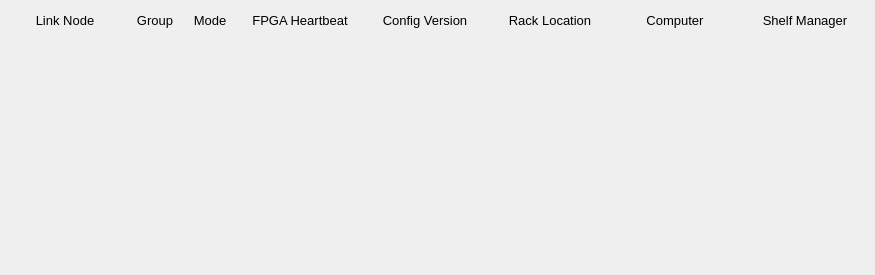
<?xml version="1.0" encoding="UTF-8"?>
<ui version="4.0">
 <class>Form</class>
 <widget class="QWidget" name="Form">
  <property name="geometry">
   <rect>
    <x>0</x>
    <y>0</y>
    <width>875</width>
    <height>275</height>
   </rect>
  </property>
  <property name="windowTitle">
   <string>Form</string>
  </property>
  <widget class="QFrame" name="frame">
   <property name="geometry">
    <rect>
     <x>0</x>
     <y>0</y>
     <width>875</width>
     <height>275</height>
    </rect>
   </property>
   <property name="frameShape">
    <enum>QFrame::NoFrame</enum>
   </property>
   <property name="frameShadow">
    <enum>QFrame::Plain</enum>
   </property>
   <widget class="QLabel" name="label">
    <property name="geometry">
     <rect>
      <x>5</x>
      <y>10</y>
      <width>120</width>
      <height>20</height>
     </rect>
    </property>
    <property name="font">
     <font>
      <pointsize>10</pointsize>
     </font>
    </property>
    <property name="text">
     <string>Link Node</string>
    </property>
    <property name="alignment">
     <set>Qt::AlignCenter</set>
    </property>
   </widget>
   <widget class="QLabel" name="label_2">
    <property name="geometry">
     <rect>
      <x>130</x>
      <y>10</y>
      <width>50</width>
      <height>20</height>
     </rect>
    </property>
    <property name="font">
     <font>
      <pointsize>10</pointsize>
     </font>
    </property>
    <property name="text">
     <string>Group</string>
    </property>
    <property name="alignment">
     <set>Qt::AlignCenter</set>
    </property>
   </widget>
   <widget class="QLabel" name="label_3">
    <property name="geometry">
     <rect>
      <x>185</x>
      <y>10</y>
      <width>50</width>
      <height>20</height>
     </rect>
    </property>
    <property name="font">
     <font>
      <pointsize>10</pointsize>
     </font>
    </property>
    <property name="text">
     <string>Mode</string>
    </property>
    <property name="alignment">
     <set>Qt::AlignCenter</set>
    </property>
   </widget>
   <widget class="QLabel" name="label_4">
    <property name="geometry">
     <rect>
      <x>240</x>
      <y>10</y>
      <width>120</width>
      <height>20</height>
     </rect>
    </property>
    <property name="font">
     <font>
      <pointsize>10</pointsize>
     </font>
    </property>
    <property name="text">
     <string>FPGA Heartbeat</string>
    </property>
    <property name="alignment">
     <set>Qt::AlignCenter</set>
    </property>
   </widget>
   <widget class="QLabel" name="label_5">
    <property name="geometry">
     <rect>
      <x>365</x>
      <y>10</y>
      <width>120</width>
      <height>20</height>
     </rect>
    </property>
    <property name="font">
     <font>
      <pointsize>10</pointsize>
     </font>
    </property>
    <property name="text">
     <string>Config Version</string>
    </property>
    <property name="alignment">
     <set>Qt::AlignCenter</set>
    </property>
   </widget>
   <widget class="QLabel" name="label_6">
    <property name="geometry">
     <rect>
      <x>490</x>
      <y>10</y>
      <width>120</width>
      <height>20</height>
     </rect>
    </property>
    <property name="font">
     <font>
      <pointsize>10</pointsize>
     </font>
    </property>
    <property name="text">
     <string>Rack Location</string>
    </property>
    <property name="alignment">
     <set>Qt::AlignCenter</set>
    </property>
   </widget>
   <widget class="QLabel" name="label_7">
    <property name="geometry">
     <rect>
      <x>615</x>
      <y>10</y>
      <width>120</width>
      <height>20</height>
     </rect>
    </property>
    <property name="font">
     <font>
      <pointsize>10</pointsize>
     </font>
    </property>
    <property name="text">
     <string>Computer</string>
    </property>
    <property name="alignment">
     <set>Qt::AlignCenter</set>
    </property>
   </widget>
   <widget class="QLabel" name="label_8">
    <property name="geometry">
     <rect>
      <x>740</x>
      <y>10</y>
      <width>130</width>
      <height>20</height>
     </rect>
    </property>
    <property name="font">
     <font>
      <pointsize>10</pointsize>
     </font>
    </property>
    <property name="text">
     <string>Shelf Manager</string>
    </property>
    <property name="alignment">
     <set>Qt::AlignCenter</set>
    </property>
   </widget>

   <widget class="PyDMEmbeddedDisplay" name="PyDMEmbeddedDisplay">
    <property name="geometry">
     <rect>
      <x>0</x>
      <y>30</y>
      <width>875</width>
      <height>35</height>
     </rect>
    </property>
    <property name="toolTip">
     <string/>
    </property>
    <property name="frameShape">
     <enum>QFrame::NoFrame</enum>
    </property>
    <property name="macros" stdset="0">
     <string>{"P":"MPLN:L2B:MP01:1","ID":"60","SLOT_FILE":"LinkNode60_slot.ui","LN":"60","LOCA":"L2B","IOC_UNIT":"MP01","INST":"1"}</string>
    </property>
    <property name="filename" stdset="0">
     <string>$PYDM/mps/mps_area_ln.ui</string>
    </property>
   </widget>
   <widget class="PyDMEmbeddedDisplay" name="PyDMEmbeddedDisplay">
    <property name="geometry">
     <rect>
      <x>0</x>
      <y>65</y>
      <width>875</width>
      <height>35</height>
     </rect>
    </property>
    <property name="toolTip">
     <string/>
    </property>
    <property name="frameShape">
     <enum>QFrame::NoFrame</enum>
    </property>
    <property name="macros" stdset="0">
     <string>{"P":"MPLN:L2B:MP02:1","ID":"61","SLOT_FILE":"LinkNode61_slot.ui","LN":"61","LOCA":"L2B","IOC_UNIT":"MP02","INST":"1"}</string>
    </property>
    <property name="filename" stdset="0">
     <string>$PYDM/mps/mps_area_ln.ui</string>
    </property>
   </widget>
   <widget class="PyDMEmbeddedDisplay" name="PyDMEmbeddedDisplay">
    <property name="geometry">
     <rect>
      <x>0</x>
      <y>100</y>
      <width>875</width>
      <height>35</height>
     </rect>
    </property>
    <property name="toolTip">
     <string/>
    </property>
    <property name="frameShape">
     <enum>QFrame::NoFrame</enum>
    </property>
    <property name="macros" stdset="0">
     <string>{"P":"MPLN:BC2B:MP01:1","ID":"62","SLOT_FILE":"LinkNode62_slot.ui","LN":"62","LOCA":"BC2B","IOC_UNIT":"MP01","INST":"1"}</string>
    </property>
    <property name="filename" stdset="0">
     <string>$PYDM/mps/mps_area_ln.ui</string>
    </property>
   </widget>
   <widget class="PyDMEmbeddedDisplay" name="PyDMEmbeddedDisplay">
    <property name="geometry">
     <rect>
      <x>0</x>
      <y>135</y>
      <width>875</width>
      <height>35</height>
     </rect>
    </property>
    <property name="toolTip">
     <string/>
    </property>
    <property name="frameShape">
     <enum>QFrame::NoFrame</enum>
    </property>
    <property name="macros" stdset="0">
     <string>{"P":"MPLN:L2B:MP03:1","ID":"63","SLOT_FILE":"LinkNode63_slot.ui","LN":"63","LOCA":"L2B","IOC_UNIT":"MP03","INST":"1"}</string>
    </property>
    <property name="filename" stdset="0">
     <string>$PYDM/mps/mps_area_ln.ui</string>
    </property>
   </widget>
   <widget class="PyDMEmbeddedDisplay" name="PyDMEmbeddedDisplay">
    <property name="geometry">
     <rect>
      <x>0</x>
      <y>170</y>
      <width>875</width>
      <height>35</height>
     </rect>
    </property>
    <property name="toolTip">
     <string/>
    </property>
    <property name="frameShape">
     <enum>QFrame::NoFrame</enum>
    </property>
    <property name="macros" stdset="0">
     <string>{"P":"MPLN:L2B:MP04:1","ID":"64","SLOT_FILE":"LinkNode64_slot.ui","LN":"64","LOCA":"L2B","IOC_UNIT":"MP04","INST":"1"}</string>
    </property>
    <property name="filename" stdset="0">
     <string>$PYDM/mps/mps_area_ln.ui</string>
    </property>
   </widget>
   <widget class="PyDMEmbeddedDisplay" name="PyDMEmbeddedDisplay">
    <property name="geometry">
     <rect>
      <x>0</x>
      <y>205</y>
      <width>875</width>
      <height>35</height>
     </rect>
    </property>
    <property name="toolTip">
     <string/>
    </property>
    <property name="frameShape">
     <enum>QFrame::NoFrame</enum>
    </property>
    <property name="macros" stdset="0">
     <string>{"P":"MPLN:BC2B:MP02:1","ID":"65","SLOT_FILE":"LinkNode65_slot.ui","LN":"65","LOCA":"BC2B","IOC_UNIT":"MP02","INST":"1"}</string>
    </property>
    <property name="filename" stdset="0">
     <string>$PYDM/mps/mps_area_ln.ui</string>
    </property>
   </widget>
   <widget class="PyDMEmbeddedDisplay" name="PyDMEmbeddedDisplay">
    <property name="geometry">
     <rect>
      <x>0</x>
      <y>240</y>
      <width>875</width>
      <height>35</height>
     </rect>
    </property>
    <property name="toolTip">
     <string/>
    </property>
    <property name="frameShape">
     <enum>QFrame::NoFrame</enum>
    </property>
    <property name="macros" stdset="0">
     <string>{"P":"MPLN:BC2B:MP03:1","ID":"66","SLOT_FILE":"LinkNode66_slot.ui","LN":"66","LOCA":"BC2B","IOC_UNIT":"MP03","INST":"1"}</string>
    </property>
    <property name="filename" stdset="0">
     <string>$PYDM/mps/mps_area_ln.ui</string>
    </property>
   </widget>
  </widget>
 </widget>
 <customwidgets>
  <customwidget>
   <class>PyDMEmbeddedDisplay</class>
   <extends>QFrame</extends>
   <header>pydm.widgets.embedded_display</header>
  </customwidget>
 </customwidgets>
 <resources/>
 <connections/>
</ui>
